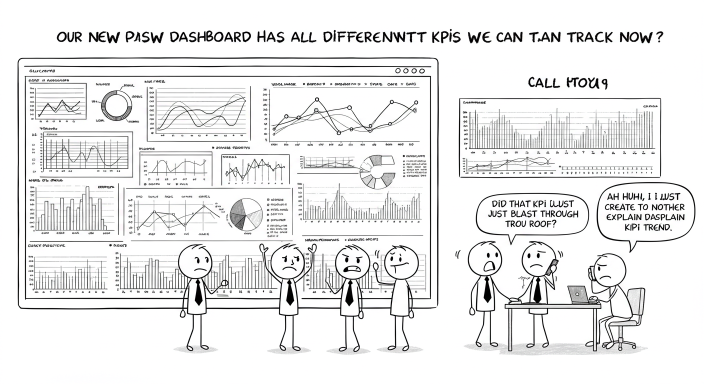
#> input picture input/original_whisk_kpi_image.png, 1408 x 768 px (shown at 1/2 size); its folder holds only this picture in this run
$ python add_comic_text.py ../input/original_whisk_kpi_image.png out.png   (older library calls are emulated)
#> lines starting #> are read from the running program, lines starting #| are printed output that depends on the picture
### src/utils/image_utils.py
"""
Image Utilities Module

This module provides utility functions for image processing,
including loading, saving, and basic transformations.
"""
import os
import cv2
import numpy as np
from PIL import Image, ImageDraw, ImageFont


def load_image(image_path):
    """
    Load an image from a file path.

    Args:
        image_path (str): Path to the image file.

    Returns:
        tuple: (PIL Image, OpenCV Image) - Both representations of the loaded image.
    """
    # Check if file exists
    if not os.path.exists(image_path):
        raise FileNotFoundError(f"Image file not found: {image_path}")

    # Load with PIL
    pil_image = Image.open(image_path)

    # Load with OpenCV
    cv_image = cv2.imread(image_path)

    # Check if OpenCV read the image correctly
    if cv_image is None:
        # Try converting from PIL to OpenCV format
        cv_image = cv2.cvtColor(np.array(pil_image), cv2.COLOR_RGB2BGR)

    return pil_image, cv_image


def save_image(image, output_path, format="PIL"):
    """
    Save an image to a file.

    Args:
        image: PIL Image or OpenCV Image to save.
        output_path (str): Path where the image will be saved.
        format (str): Format of the input image ('PIL' or 'CV').
    """
    # Create directory if it doesn't exist
    os.makedirs(os.path.dirname(output_path), exist_ok=True)

    if format.upper() == "PIL":
        # Save PIL Image
        image.save(output_path)
    elif format.upper() == "CV":
        # Save OpenCV Image
        cv2.imwrite(output_path, image)
    else:
        raise ValueError("Format must be 'PIL' or 'CV'")


# [53 lines left out: function create_sample_image, not called in this run]


# [4 lines that do not run on import are left out]

### scripts/add_comic_text.py
"""
Comic Text Addition Script

This script adds text boxes with white backgrounds to specific areas in an image,
creating a comic or sketch-like appearance.
"""
import os
import sys
import argparse
import cv2
import numpy as np
from PIL import Image, ImageDraw, ImageFont

# Add src directory to path
sys.path.append(os.path.abspath(os.path.join(os.path.dirname(__file__), "..")))

# Import our utilities
from src.utils.image_utils import load_image, save_image
from src.utils.text_addition import add_text_pil

def add_comic_text(input_path, output_path, text_configs):
    """
    Add multiple text boxes with white backgrounds to an image.

    Args:
        input_path (str): Path to the input image
        output_path (str): Path to save the output image
        text_configs (list): List of dictionaries with text configuration:
            - text: Text to add
            - position: (x, y) position or predefined position
            - font_path: Path to font file
            - font_size: Font size
            - color: RGB color tuple
            - background: RGBA background color
            - padding: Padding around text
            - opacity: Text and background opacity
            - align: Text alignment
            - max_width: Maximum width for text wrapping
            - angle: Rotation angle in degrees
    """
    print(f"Loading image: {input_path}")
    pil_image, _ = load_image(input_path)

    # Create a copy of the image
    result = pil_image.copy()

    for i, config in enumerate(text_configs):
        print(f"Adding text box {i+1}: '{config['text'][:20]}...'")

        # Extract configuration with defaults
        text = config['text']
        position = config.get('position', 'center')
        font_path = config.get('font_path', None)
        font_size = config.get('font_size', 30)
        color = config.get('color', (0, 0, 0))
        background = config.get('background', (255, 255, 255, 200))
        padding = config.get('padding', 10)
        opacity = config.get('opacity', 1.0)
        align = config.get('align', 'center')
        max_width = config.get('max_width', None)
        angle = config.get('angle', 0)  # Rotation angle

        # Wrap text if max_width is specified
        if max_width:
            # Get font
            try:
                if font_path and os.path.exists(font_path):
                    font = ImageFont.truetype(font_path, font_size)
                else:
                    try:
                        font = ImageFont.truetype("arial.ttf", font_size)
                    except:
                        font = ImageFont.load_default()
            except:
                font = ImageFont.load_default()

            # Create a temporary draw object to measure text
            temp_draw = ImageDraw.Draw(Image.new('RGBA', (1, 1), (0, 0, 0, 0)))

            # Split text into words
            words = text.split()
            wrapped_text = ''
            current_line = ''

            for word in words:
                # Measure current line + new word
                test_line = current_line + ' ' + word if current_line else word
                if hasattr(temp_draw, 'textbbox'):
                    # For newer PIL versions
                    bbox = temp_draw.textbbox((0, 0), test_line, font=font)
                    line_width = bbox[2] - bbox[0]
                else:
                    # For older PIL versions
                    line_width, _ = temp_draw.textsize(test_line, font=font)

                # If line would be too long, start a new line
                if line_width > max_width:
                    if current_line:
                        wrapped_text += current_line + '\n'
                        current_line = word
                    else:
                        # Word itself is too long, force it on its own line
                        wrapped_text += word + '\n'
                        current_line = ''
                else:
                    current_line = test_line

            # Add the last line
            if current_line:
                wrapped_text += current_line

            # Use wrapped text
            text = wrapped_text

        # If angle is specified, we need to create a rotated text image and paste it
        if angle != 0:
            # Create a transparent image for the text
            text_img = Image.new('RGBA', result.size, (0, 0, 0, 0))
            text_draw = ImageDraw.Draw(text_img)

            # Add text with specified configuration but without background
            # We'll create a separate background layer
            x, y = position

            # Get font
            try:
                if font_path and os.path.exists(font_path):
                    font = ImageFont.truetype(font_path, font_size)
                elif font_path:
                    font = ImageFont.truetype(font_path, font_size)
                else:
                    try:
                        font = ImageFont.truetype("arial.ttf", font_size)
                    except:
                        font = ImageFont.load_default()
            except:
                font = ImageFont.load_default()

            # Calculate text size
            if hasattr(text_draw, 'textbbox'):
                # For newer PIL versions
                bbox = text_draw.textbbox((0, 0), text, font=font)
                text_width = bbox[2] - bbox[0]
                text_height = bbox[3] - bbox[1]
            else:
                # For older PIL versions
                text_width, text_height = text_draw.textsize(text, font=font)

            # Create a slightly larger box for the background
            bg_width = text_width + (padding * 2)
            bg_height = text_height + (padding * 2)

            # Create background image
            bg_img = Image.new('RGBA', (bg_width, bg_height), background)

            # Create text image
            txt_img = Image.new('RGBA', (bg_width, bg_height), (0, 0, 0, 0))
            txt_draw = ImageDraw.Draw(txt_img)

            # Draw text centered in the box
            txt_draw.text(
                (padding, padding),
                text,
                font=font,
                fill=(*color, int(255 * opacity))
            )

            # Composite text over background
            combined = Image.alpha_composite(bg_img, txt_img)

            # Rotate combined image
            rotated = combined.rotate(angle, expand=True, resample=Image.BICUBIC)

            # Calculate new position after rotation
            new_x = x - rotated.width // 2
            new_y = y - rotated.height // 2

            # Create a transparent layer for the result image
            temp_layer = Image.new('RGBA', result.size, (0, 0, 0, 0))

            # Paste rotated image onto the layer
            temp_layer.paste(rotated, (new_x, new_y), rotated)

            # Convert result to RGBA if needed
            if result.mode != 'RGBA':
                result = result.convert('RGBA')

            # Composite the layer with the result
            result = Image.alpha_composite(result, temp_layer)
        else:
            # Add text with specified configuration
            result = add_text_pil(
                result,
                text,
                position=position,
                font_path=font_path,
                font_size=font_size,
                color=color,
                align=align,
                background=background,
                padding=padding,
                opacity=opacity
            )

    # Save the result
    save_image(result, output_path, format="PIL")
    print(f"Text added successfully. Saved to: {output_path}")

    return output_path

if __name__ == "__main__":
    parser = argparse.ArgumentParser(description="Add comic-style text boxes to an image")
    parser.add_argument("input", help="Path to input image")
    parser.add_argument("output", help="Path to save output image")
    parser.add_argument("--sketch", action="store_true", help="Use sketch-like styling")
    parser.add_argument("--config", help="Path to text configuration file")
    parser.add_argument("--preview", action="store_true", help="Generate a visualization of the text positions before adding text")

    args = parser.parse_args()

    # Define default text configurations based on the specific task
    default_text_configs = [
        {
            'text': "WE HAVE A NEW DASHBOARD WITH ALL OUR KPI TRACKED!",
            'position': (400, 30),  # Top of the image
            'font_size': 20,
            'color': (20, 20, 20),  # Black text
            'background': (255, 255, 255, 240),  # White background with some transparency
            'padding': 10,
            'align': 'center',
            'max_width': 500,  # Wrap text if it exceeds this width
            'angle': 0.5  # Slight tilt for sketch feel
        },
        {
            'text': "DID THAT KPI JUST SKYROCKETED TO THE ROOF?",
            'position': (230, 180),  # Left speech bubble (person standing)
            'font_size': 16,
            'color': (20, 20, 20),
            'background': (255, 255, 255, 240),
            'padding': 8,
            'align': 'center',
            'max_width': 220,
            'angle': -1  # Slight tilt in the opposite direction
        },
        {
            'text': "I'LL NEED TO CREATE A NEW DASHBOARD TO EXPLAIN THAT!",
            'position': (425, 45),  # Right speech bubble (person sitting)
            'font_size': 14,
            'color': (20, 20, 20),
            'background': (255, 255, 255, 240),
            'padding': 6,
            'align': 'center',
            'max_width': 180,
            'angle': 1.5  # More pronounced tilt
        }
    ]

    # Load text configurations from file if specified
    text_configs = default_text_configs
    if args.config:
        try:
            # Try to import the configuration file as a module
            import importlib.util
            import sys

            # Strip .py extension if provided
            config_path = args.config
            if config_path.endswith('.py'):
                config_path = config_path[:-3]

            # Replace path separators with dots for module name
            module_name = config_path.replace('/', '.').replace('\\', '.')

            # Remove ./ prefix if present
            if module_name.startswith('./'):
                module_name = module_name[2:]

            # Try different import methods
            try:
                # Method 1: Direct import
                config_module = __import__(module_name)
                if hasattr(config_module, 'text_configs'):
                    text_configs = config_module.text_configs
                elif hasattr(config_module, 'region_configs'):
                    text_configs = config_module.region_configs
            except ImportError:
                # Method 2: Using importlib.util
                spec = importlib.util.spec_from_file_location(module_name, args.config + '.py')
                config_module = importlib.util.module_from_spec(spec)
                spec.loader.exec_module(config_module)

                if hasattr(config_module, 'text_configs'):
                    text_configs = config_module.text_configs
                elif hasattr(config_module, 'region_configs'):
                    text_configs = config_module.region_configs

            print(f"Loaded {len(text_configs)} text configurations from {args.config}")
        except Exception as e:
            print(f"Error loading configuration file: {e}")
            print("Using default text configurations instead.")

    # Preview text positions if requested
    if args.preview:
        try:
            import cv2

            # Load the image
            _, cv_image = load_image(args.input)

            # Create a copy of the image
            preview_image = cv_image.copy()

            # Draw position markers for each text config
            for i, config in enumerate(text_configs):
                position = config.get('position', (0, 0))
                x, y = position

                # Calculate text size (approximate)
                font_size = config.get('font_size', 16)
                text = config.get('text', f"Text {i+1}")
                max_width = config.get('max_width', 200)

                # Calculate text box dimensions (approximate)
                text_width = min(len(text) * font_size * 0.6, max_width)
                text_height = font_size * (1 + text.count('\n') + text_width // max_width)

                # Draw position marker
                cv2.circle(preview_image, (x, y), 5, (0, 0, 255), -1)

                # Draw text box outline
                padding = config.get('padding', 8)
                half_width = text_width // 2
                half_height = text_height // 2
                cv2.rectangle(
                    preview_image,
                    (x - half_width - padding, y - half_height - padding),
                    (x + half_width + padding, y + half_height + padding),
                    (0, 255, 255),
                    2
                )

                # Draw text config number
                cv2.putText(
                    preview_image,
                    f"Text {i+1}",
                    (x - half_width, y - half_height - 20),
                    cv2.FONT_HERSHEY_SIMPLEX,
                    0.7,
                    (0, 255, 255),
                    2
                )

            # Save preview image
            preview_path = args.output.replace('.png', '_preview.png')
            cv2.imwrite(preview_path, preview_image)
            print(f"Saved text position preview to: {preview_path}")

            # Show preview image
            cv2.imshow('Text Positions Preview', preview_image)
            print("Press any key to continue...")
            cv2.waitKey(0)
            cv2.destroyAllWindows()

        except Exception as e:
            print(f"Error generating preview: {e}")
            print("Continuing without preview...")

    # If sketch style is specified, adjust the text configuration
    if args.sketch:
        # Use a more handwritten-looking font and adjust styling for sketch look
        comic_fonts = [
            "Comic Sans MS",
            "Arial Rounded MT Bold",
            "Marker Felt",
            "Segoe Print",
            "Kristen ITC"
        ]

        # Try to find a sketch-like font
        font_found = False
        for font in comic_fonts:
            try:
                # Test if font is available
                ImageFont.truetype(font, 12)
                # If we get here, font exists
                font_found = True
                break
            except:
                continue

        # Apply found font to all configs
        if font_found:
            for config in text_configs:
                config['font_path'] = font
                # Make text slightly bolder
                config['color'] = (40, 40, 40)  # Darker black

    # Print debug info
    print("Text configurations:")
    for i, config in enumerate(text_configs):
        print(f"  Box {i+1}: Position {config['position']}, Font size {config['font_size']}")

    # Add the comic text
    add_comic_text(args.input, args.output, text_configs)
#> in load_image, pil_image is the input picture: PIL image 1408x768 RGB; mean R, G, B 235, 235, 235.1
#> the loop in add_comic_text, `for i, config in enumerate(text_configs):` made 3 passes
#> (bbox, text_width, text_height, bg_width, bg_height) on passes 1 to 3: ((-1, 4, 491, 42), 492, 38, 512, 58), ((0, 3, 182, 53), 182, 50, 198, 66), ((0, 3, 164, 47), 164, 44, 176, 56)
#> pass 1, in add_comic_text, `combined = Image.alpha_composite(bg_img, txt_img)`:
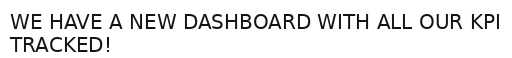
#> combined: PIL image 512x58 RGBA; mean R, G, B, A 232.7, 232.7, 232.7, 241.4; transparent parts drawn white
#> after the loop in add_comic_text, `for i, config in enumerate(text_configs):`:
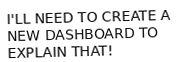
#> rotated: PIL image 178x62 RGBA; mean R, G, B, A 199, 199, 199, 215.7; transparent parts drawn white
#> after the loop in add_comic_text, `for i, config in enumerate(text_configs):`:
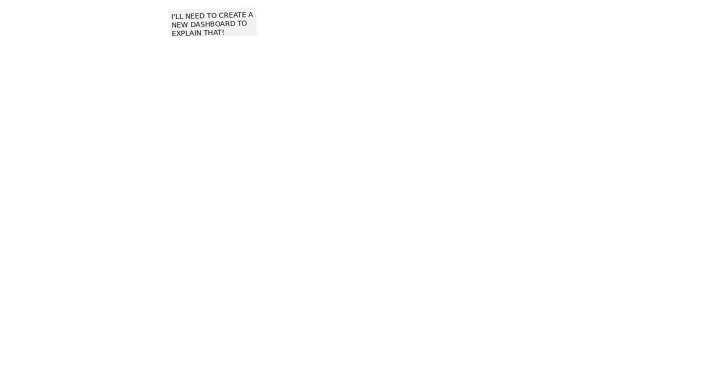
#> temp_layer: PIL image 1408x768 RGBA (shown at 1/2 size); mean R, G, B, A 1.9, 1.9, 1.9, 2.1; transparent parts drawn white
#> after the loop in add_comic_text, `for i, config in enumerate(text_configs):`:
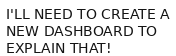
#> txt_img: PIL image 176x56 RGBA; mean R, G, B, A 4, 4, 4, 31.3; transparent parts drawn white

$ run again, on samples/sample_mixed_text.png
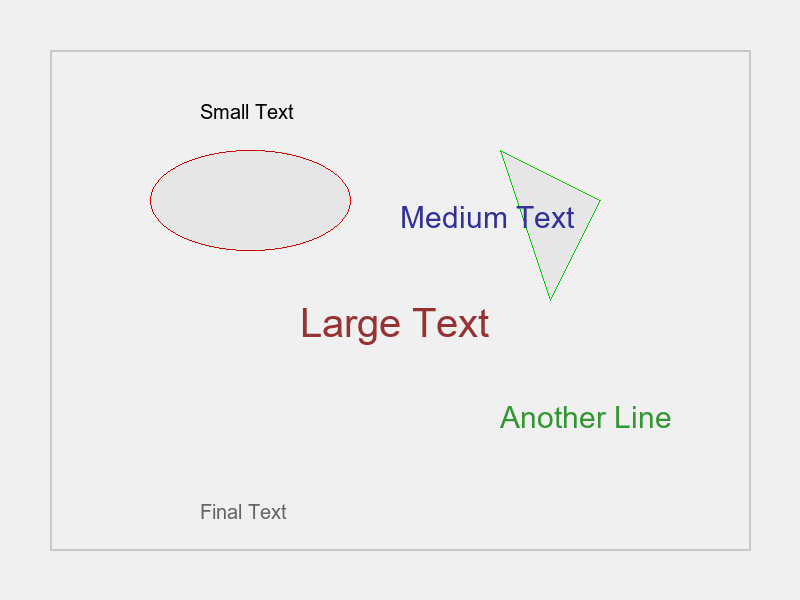
#> input picture samples/sample_mixed_text.png, 800 x 600 px
#> in load_image, pil_image is the input picture: PIL image 800x600 RGB; mean R, G, B 237.5, 237.3, 237.2
#> the loop in add_comic_text, `for i, config in enumerate(text_configs):` made 3 passes
#> (bbox, text_width, text_height, bg_width, bg_height) on passes 1 to 3: ((-1, 4, 491, 42), 492, 38, 512, 58), ((0, 3, 182, 53), 182, 50, 198, 66), ((0, 3, 164, 47), 164, 44, 176, 56)
#> after the loop in add_comic_text, `for i, config in enumerate(text_configs):`:
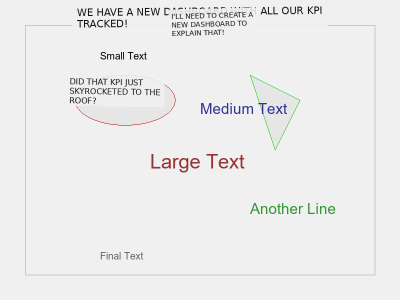
#> result: PIL image 800x600 RGBA (shown at 1/2 size); mean R, G, B, A 235.5, 235.5, 235.3, 255
#> after the loop in add_comic_text, `for i, config in enumerate(text_configs):`:
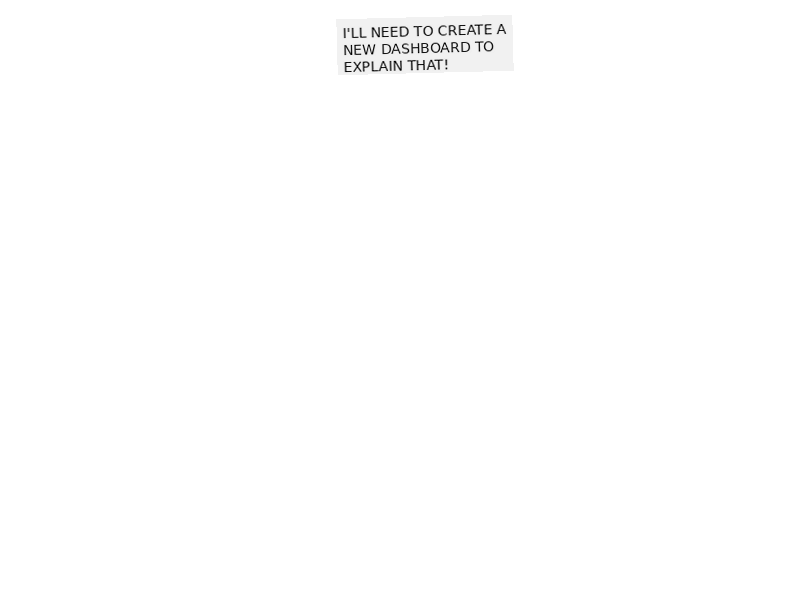
#> temp_layer: PIL image 800x600 RGBA; mean R, G, B, A 4.3, 4.3, 4.3, 4.7; transparent parts drawn white

$ run again, on samples/sample_plain_text.png
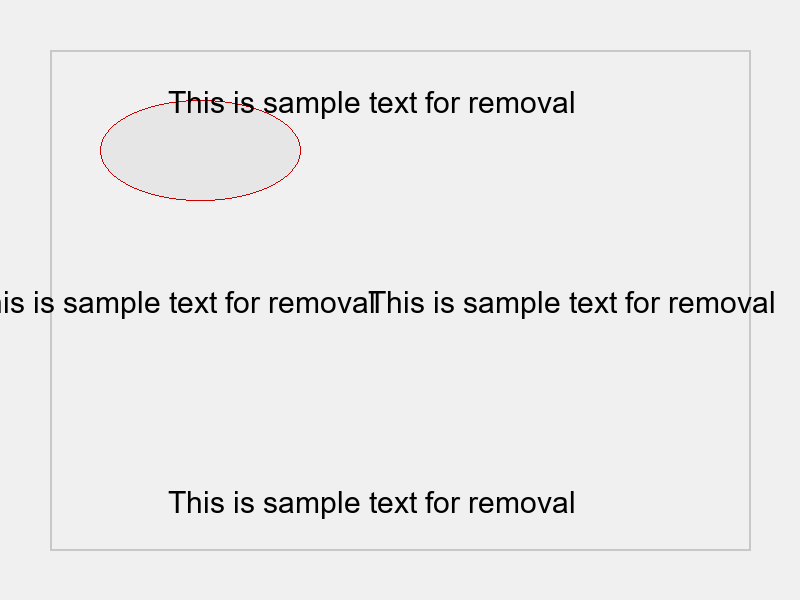
#> input picture samples/sample_plain_text.png, 800 x 600 px
#> in load_image, pil_image is the input picture: PIL image 800x600 RGB; mean R, G, B 234.5, 234.3, 234.3
#> the loop in add_comic_text, `for i, config in enumerate(text_configs):` made 3 passes
#> (bbox, text_width, text_height, bg_width, bg_height) on passes 1 to 3: ((-1, 4, 491, 42), 492, 38, 512, 58), ((0, 3, 182, 53), 182, 50, 198, 66), ((0, 3, 164, 47), 164, 44, 176, 56)
#> after the loop in add_comic_text, `for i, config in enumerate(text_configs):`:
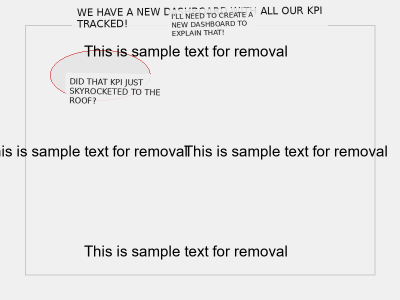
#> result: PIL image 800x600 RGBA (shown at 1/2 size); mean R, G, B, A 232.5, 232.4, 232.4, 255
#> after the loop in add_comic_text, `for i, config in enumerate(text_configs):`:
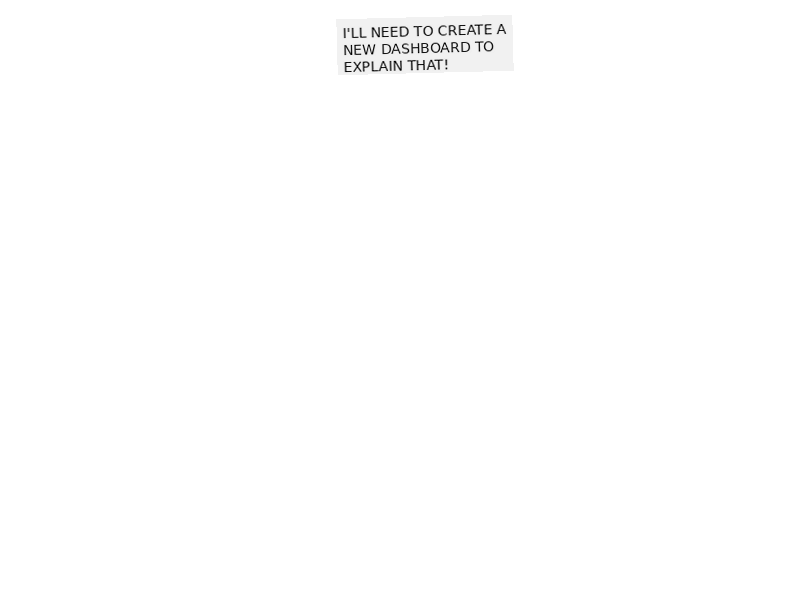
#> temp_layer: PIL image 800x600 RGBA; mean R, G, B, A 4.3, 4.3, 4.3, 4.7; transparent parts drawn white
